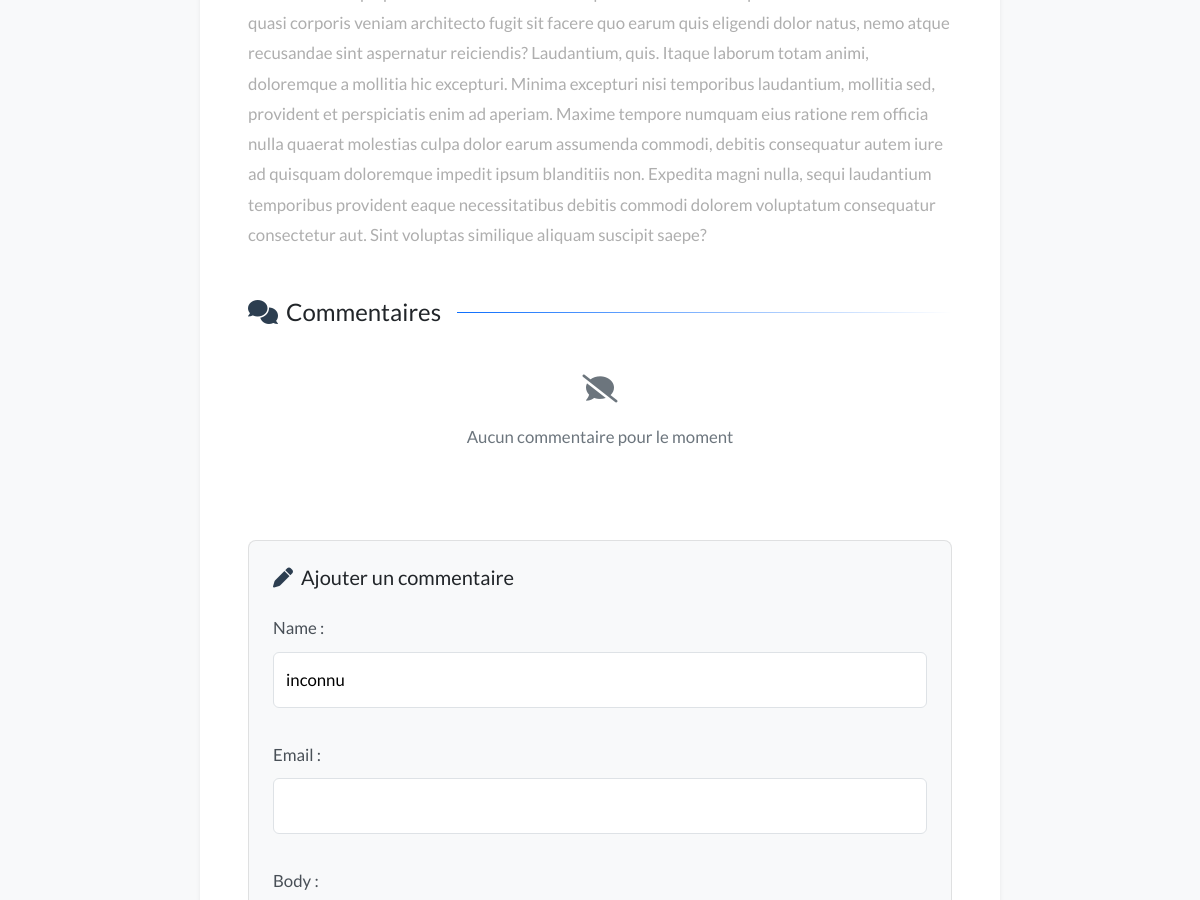
Page /detail/post-3 (middle part) on the earlier database version.
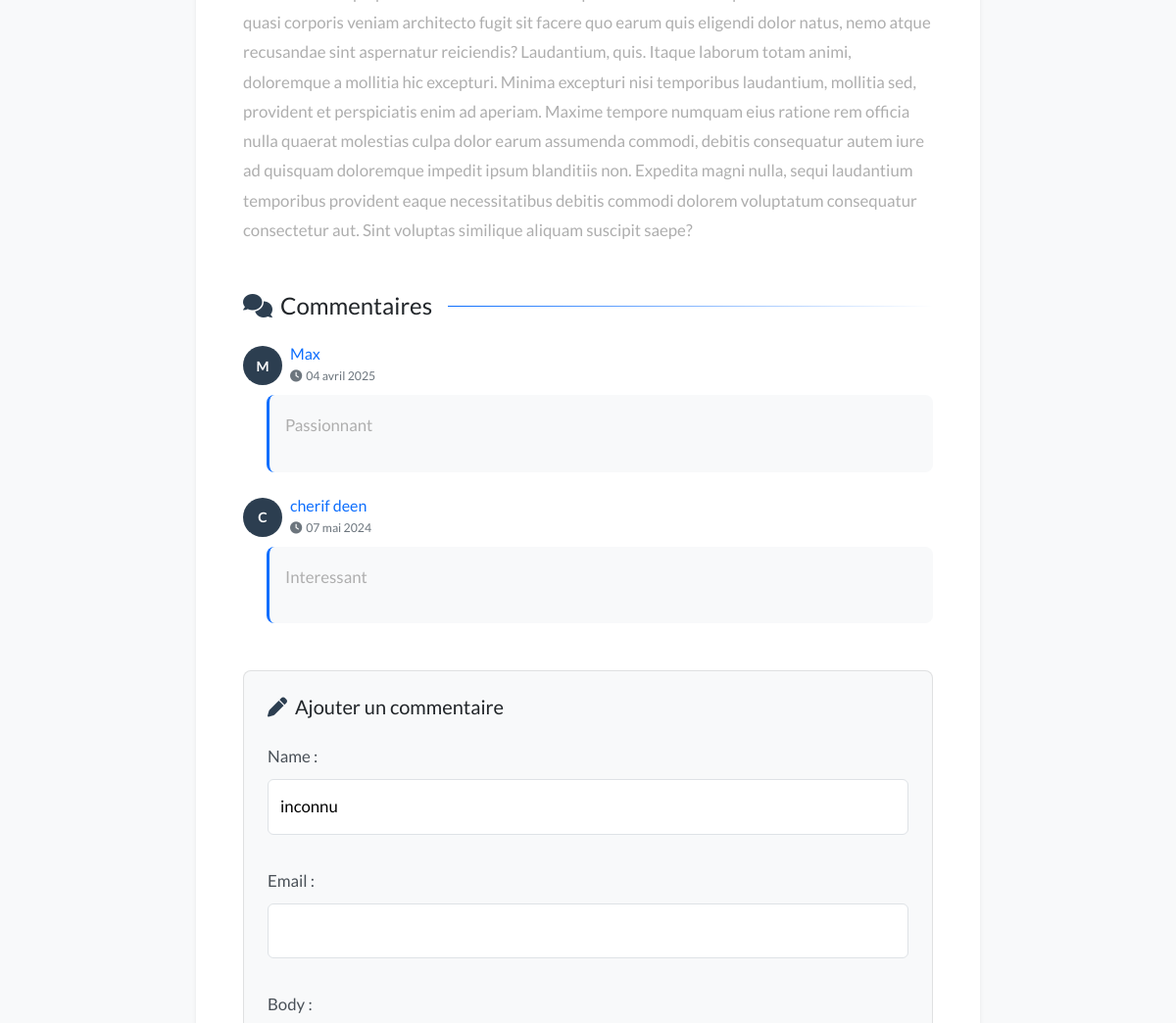
Same page on the later database version.
### store/models.py (models this page shows)
class Comment(models.Model):
    post= ForeignKey(CreateBlog,related_name='comments',on_delete=models.CASCADE)
    email=models.EmailField(default='')
    body=models.TextField(default='')
    name=models.CharField(max_length=100,default="inconnu")
    date_added=models.DateTimeField(auto_now=True)
    class Meta :
        ordering=['-date_added']

### store/views.py (the view)
# urls.py: path('detail/<slug:slug>',views.detailView,name='detailView'),
def detailView(request,slug):
    post=CreateBlog.objects.get(slug=slug)
    comments=post.comments.all()
    if request.method=='POST':
        form=BlogForm(request.POST)
        if form.is_valid():
            form.save(commit=False)
            form.instance.post=post
            form.save()
            return redirect('detailView',slug=post.slug)
    else:
        form=BlogForm
    content={
        'article':post,
        'comments':comments,
        'form':form,
    }
    return render(request,'store/update.html',content)

### store/templates/store/update.html (shortened to what this page needs)
{% extends 'store/base.html'%}
{% block content %}
<section class="article-section py-5 mt-5">
  <div class="container">
    <div class="article-content bg-white rounded-3 shadow-sm p-4 p-md-5 mx-auto" style="max-width: 800px;">
      <div class="article-body mb-5">
        <p class="text-dark">{{ article.body|linebreaks }}</p>
      </div>
      <section class="comments-section mt-5">
        <div class="d-flex align-items-center mb-4">
          <h3 class="h4 mb-0">
            <i class="fas fa-comments text-primary me-2"></i>Commentaires
          </h3>
          <div class="line flex-grow-1 ms-3"></div>
        </div>
        <div class="comments-list mb-5">
          {% for comment in comments %}
            <article class="comment-item mb-4">
              <div class="d-flex align-items-center mb-2">
                <div class="comment-avatar bg-primary text-white rounded-circle d-flex align-items-center justify-content-center me-2">
                  {{ comment.name|make_list|first|upper }}
                </div>
                <div>
                  <h6 class="comment-author mb-0">{{ comment.name }}</h6>
                  <small class="text-muted">
                    <i class="fas fa-clock me-1"></i>{{ comment.date_added|date:"d F Y" }}
                  </small>
                </div>
              </div>
              <div class="comment-content bg-light p-3 rounded-3 ms-4">
                {{ comment.body|linebreaks }}
              </div>
            </article>
          {% empty %}
            <div class="text-center py-4">
              <div class="text-muted mb-3">
                <i class="fas fa-comment-slash fa-2x"></i>
              </div>
              <p class="text-muted">Aucun commentaire pour le moment</p>
            </div>
          {% endfor %}
        </div>
        <div class="comment-form bg-light p-4 rounded-3">
          <h4 class="h5 mb-4">
            <i class="fas fa-pen text-primary me-2"></i>Ajouter un commentaire
          </h4>
          <form method="post" class="needs-validation" novalidate>
            {{ form.as_p }}
          </form>
        </div>
      </section>
    </div>
  </div>
</section>
{% endblock %}

Differences in the rows shown:
added Comment: name|make_list "M", name "Max", date_added "04 avril 2025", body "Passionnant"
added Comment: name|make_list "C", name "cherif deen", date_added "07 mai 2024", body "Interessant"
Other differences:
text no longer shown: "Aucun commentaire pour le moment"
